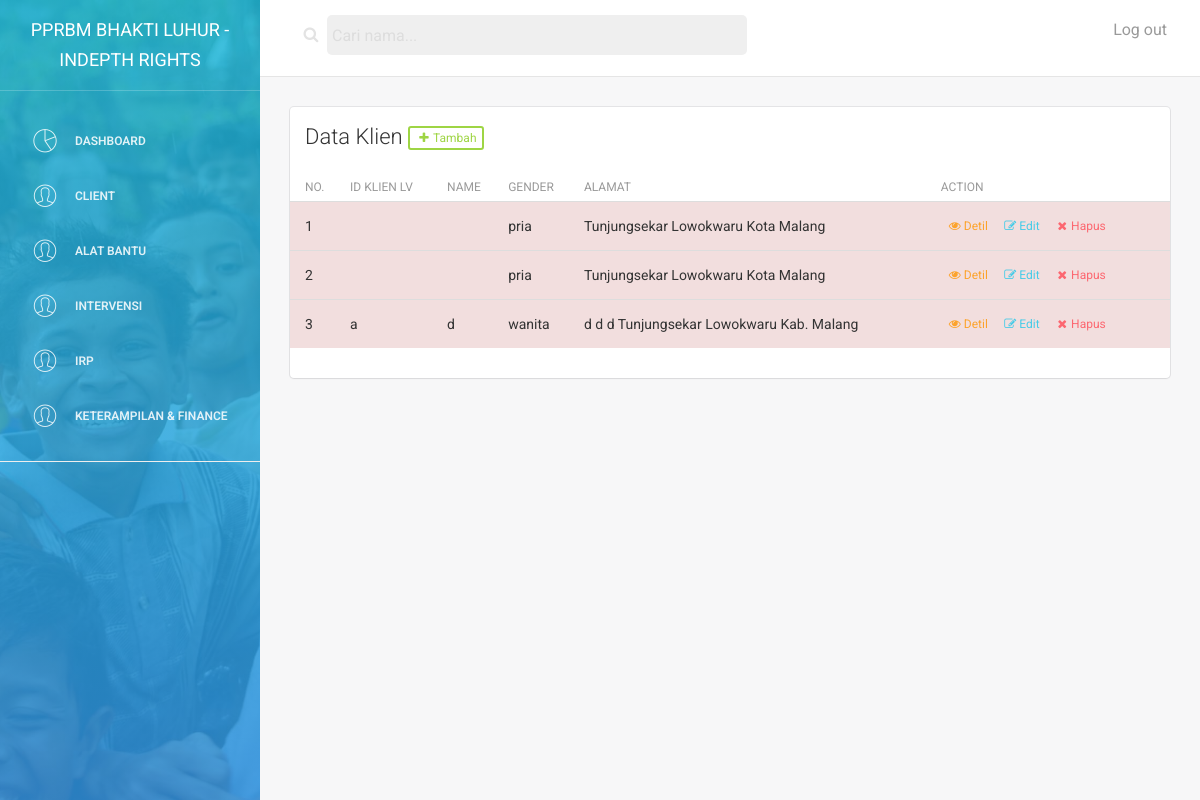
Page /?act=client (signed in) on the earlier database version.
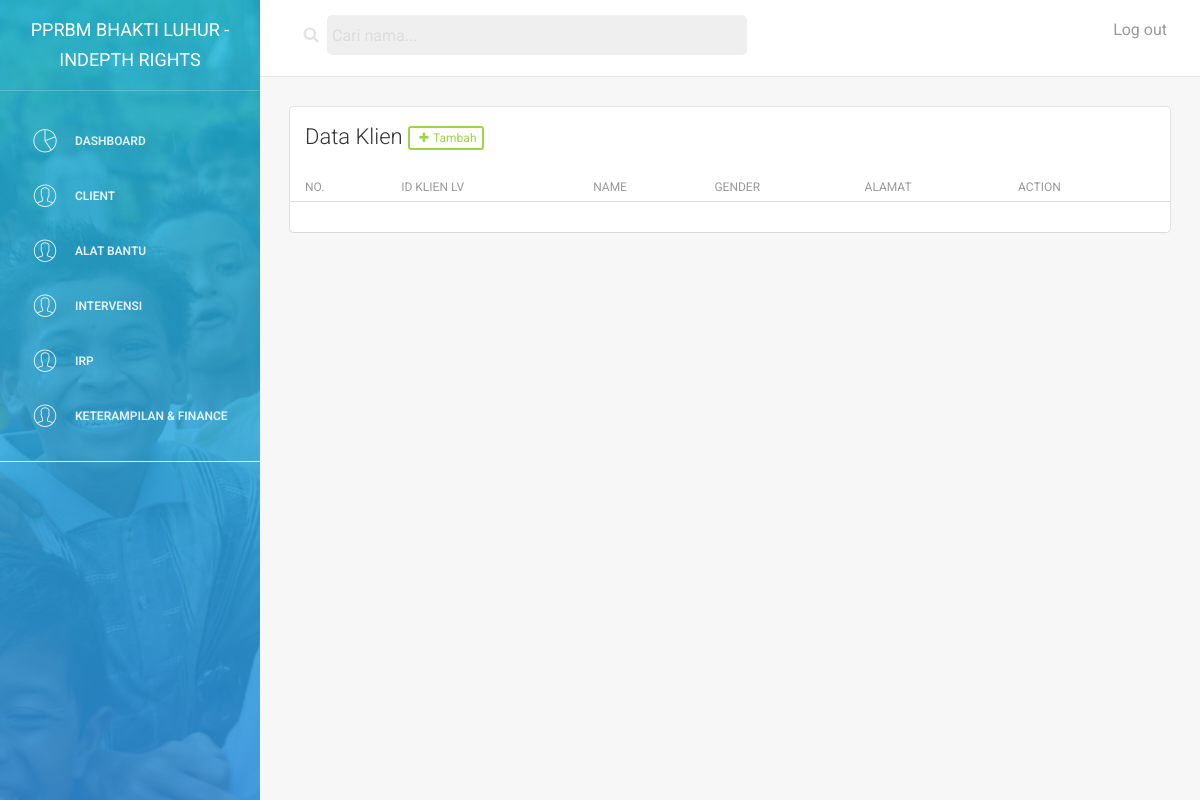
Same page on the later database version.
### tables this page shows
CREATE TABLE `biodata` (
  `id` int(11) NOT NULL,
  `nomor_identifikasi` varchar(25) NOT NULL,
  `id_klien_lv` varchar(25) NOT NULL,
  `nama` varchar(50) NOT NULL,
  `jenis_kelamin` enum('pria','wanita') NOT NULL,
  `akta_kelahiran` varchar(30) NOT NULL,
  `ktp` varchar(30) NOT NULL,
  `no_kk` varchar(30) NOT NULL,
  `nik` varchar(25) NOT NULL,
  `alamat` varchar(350) NOT NULL,
  `rt` varchar(5) NOT NULL,
  `rw` varchar(5) NOT NULL,
  `kota` varchar(25) NOT NULL,
  `kec` varchar(25) NOT NULL,
  `kelurahan` varchar(25) NOT NULL,
  `telp_rumah` varchar(20) NOT NULL,
  `hp1` varchar(150) NOT NULL,
  `hp2` varchar(150) NOT NULL,
  `asuransi_kesehatan` varchar(25) NOT NULL,
  `sumber_informasi` varchar(50) NOT NULL,
  `sponsor` varchar(50) NOT NULL,
  `detail_pendidikan` varchar(500) NOT NULL,
  `detail_profesi` varchar(500) NOT NULL,
  `detail_ayah` varchar(350) NOT NULL,
  `detail_ibu` varchar(350) NOT NULL,
  `detail_wali` varchar(350) NOT NULL,
  `created_at` timestamp NOT NULL DEFAULT CURRENT_TIMESTAMP,
  `deleted_at` timestamp NULL DEFAULT NULL
);

### config/app.php (called while the page is built)
<?php
$app_url = "http://localhost/penghuni-panti";

### page/client/index.php (the view, shortened to what this page needs)
<?php
$sql = "select * from biodata where deleted_at is null ".$is_admin_kecamatan." order by id desc";
$query = mysqli_query($conx, $sql) or die(mysqli_error($conx));
 ?>
<div class="content">
    <div class="container-fluid">
        <div class="row">
            <div class="col-md-12">
                <div class="card">
                    <div class="header">
                        <h4 class="title">
                          Data Klien <a href="?act=tambah-client" class="btn btn-success btn-xs"><i class="fa fa-plus"></i>Tambah</a>
                        </h4>
                    </div>
                    <div class="content table-responsive table-full-width">
                        <table class="table table-hover table-striped" id="tamu_internasionalTable">
                            <thead>
                                <tr>
                                    <th>No.</th>
                                    <th>ID Klien LV</th>
                                    <th>Name</th>
                                    <th>Gender</th>
                                    <th>Alamat</th>
                                    <th>Action</th>
                                </tr>
                            </thead>
                            <tbody>
                                <?php
                                $i=1;
                                while ($member = mysqli_fetch_object($query)) {
                                    ?>
                                    <tr class="danger">
                                        <td><?php echo $i++ ?></td>
                                        <td><?php echo $member->id_klien_lv ?></td>
                                        <td><?php echo $member->nama ?></td>
                                        <td><?php echo $member->jenis_kelamin ?></td>
                                        <td><?php echo $member->alamat ?> <?php echo $member->rt ?> <?php echo $member->rw ?> <?php echo $member->kelurahan ?> <?php echo $member->kec ?> <?php echo $member->kota ?></td>
                                        <td>
                                          <a href="?act=view-client&id=<?php echo $member->id ?>" class="btn btn-warning btn-simple btn-xs"><i class="fa fa-eye"></i>Detil</a>
                                          <a href="?act=asessmen&id=<?php echo $member->id ?>" class="btn btn-info btn-simple btn-xs"><i class="fa fa-edit"></i>Edit</a>
                                          <a href="#" class="btn btn-danger btn-simple btn-xs" data-toggle="modal" data-target="#confirmDelete" data-name="<?php echo $member->nama ?>" data-id="<?php echo $member->id ?>"><i class="fa fa-times"></i>Hapus</a>
                                        </td>
                                    </tr>
                                    <?php
                                }
                                 ?>
                                </tbody>
                            </table>
                        </div>
                    </div>
                </div>
            </div>
        </div>
    </div>
</div>

### index.php (shortened to what this page needs)
<?php
include('config/db.php');
include('config/app.php');
	$act = '';
	if (isset($_GET['act'])) {
		$act = $_GET['act'];
	}
	if (!isset($_SESSION['idm'])) {
		include("page/default/header_login.php");
				include('page/default/login.php');
		include("page/default/footer_login.php");
	} else {
		include('page/default/header.php');
		$is_admin_kecamatan = ($_SESSION['kecamatan'] == 'admin') ? null : " and biodata.kec='".$_SESSION['kecamatan']."' " ;
		switch ($act) {
			case 'client':
					include('page/client/index.php');
					break;
		}
		include("page/default/footer.php");
	}
?>

### page/default/header.php (shortened to what this page needs)
<!doctype html>
<html lang="en">
<head>
    <link href="assets/css/bootstrap.min.css" rel="stylesheet" />
    <link href="assets/css/animate.min.css" rel="stylesheet"/>
    <link href="assets/css/light-bootstrap-dashboard.css" rel="stylesheet"/>
    <link href="assets/css/font-awesome.min.css" rel="stylesheet">
    <link href="assets/css/pe-icon-7-stroke.css" rel="stylesheet" />
    <link rel="stylesheet" href="assets/css/dataTables.bootstrap.min.css">
</head>
<body>
    <div class="wrapper">
        <div class="sidebar" data-color="azure" data-image="assets/img/bg.jpg">
    <div class="sidebar-wrapper">
        <div class="logo">
            <a href="" class="simple-text">
                PPRBM BHAKTI LUHUR - INDEPTH RIGHTS
            </a>
        </div>
        <ul class="nav">
            <li>
                <a href="<?php echo $app_url ?>">
                    <i class="pe-7s-graph"></i>
                    <p>Dashboard</p>
                </a>
            </li>
            <li>
                <a href="<?php echo $app_url ?>/?act=client">
                    <i class="pe-7s-user"></i>
                    <p>Client</p>
                </a>
            </li>
            <li>
                <a href="<?php echo $app_url ?>/?act=alat-bantu">
                    <i class="pe-7s-user"></i>
                    <p>Alat Bantu</p>
                </a>
            </li>
            <li>
                <a href="<?php echo $app_url ?>/?act=intervensi">
                    <i class="pe-7s-user"></i>
                    <p>Intervensi</p>
                </a>
            </li>
            <li>
                <a href="<?php echo $app_url ?>/?act=irp">
                    <i class="pe-7s-user"></i>
                    <p>IRP</p>
                </a>
            </li>
            <li>
                <a href="<?php echo $app_url ?>/?act=terampil">
                    <i class="pe-7s-user"></i>
                    <p>Keterampilan & Finance</p>
                </a>
            </li>
            <li>
                <hr />
            </li>
        </ul>
    </div>
</div>
<div class="main-panel">
    <nav class="navbar navbar-default navbar-fixed">
        <div class="container-fluid">
            <div class="collapse navbar-collapse">
                <form class="navbar-form navbar-left navbar-search-form" role="search">
                    <div class="input-group">
                        <span class="input-group-addon"><i class="fa fa-search"></i></span>
                        <input name="q" type="text" value="" class="form-control" placeholder="Cari nama...">
                    </div>
                </form>
                <ul class="nav navbar-nav navbar-right">
                    <li>
                        <a href="?act=logout">
                            Log out
                        </a>
                    </li>
                </ul>
            </div>
        </div>
    </nav>

### page/default/footer.php (shortened to what this page needs)
<footer class="footer">
            <div class="container-fluid">
                <p class="copyright pull-right">
                    &copy; 2018 <a href="http://www.google.com">Panti ABCD</a>
                </p>
            </div>
        </footer>
    </div>
</body>
</html>

Differences in the rows shown:
removed biodata: jenis_kelamin "pria", kelurahan "Tunjungsekar", kec "Lowokwaru", kota "Kota Malang"
removed biodata: jenis_kelamin "pria", kelurahan "Tunjungsekar", kec "Lowokwaru", kota "Kota Malang"
no longer on this page (row unchanged): biodata: id_klien_lv "a", nama "d", jenis_kelamin "wanita", alamat "d", rt "d", rw "d", kelurahan "Tunjungsekar", kec "Lowokwaru", kota "Kab. Malang"
